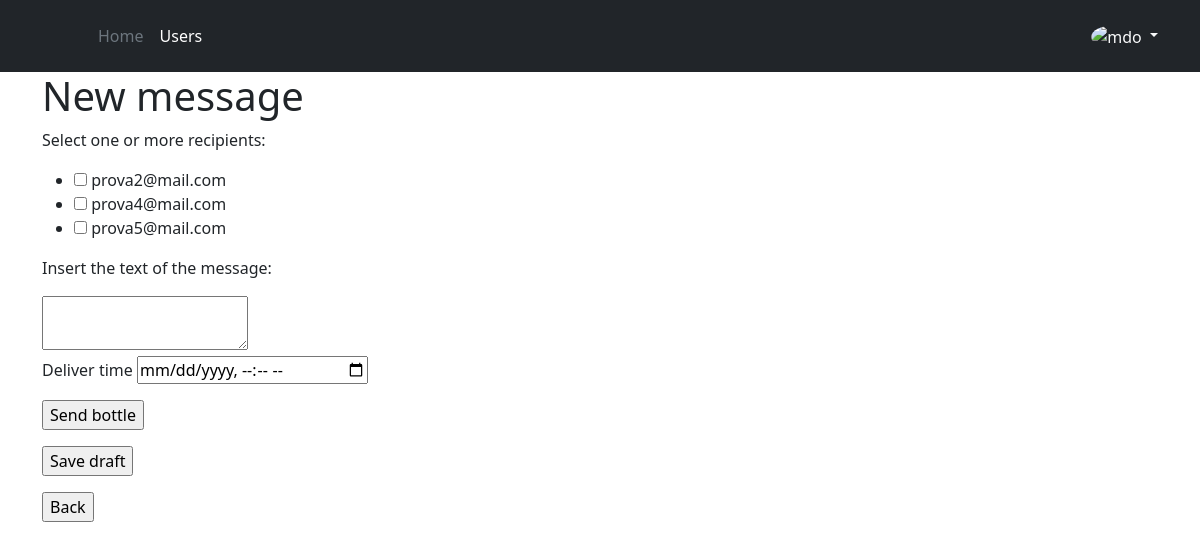
/new_message (signed in), run on an earlier commit of the app's database.
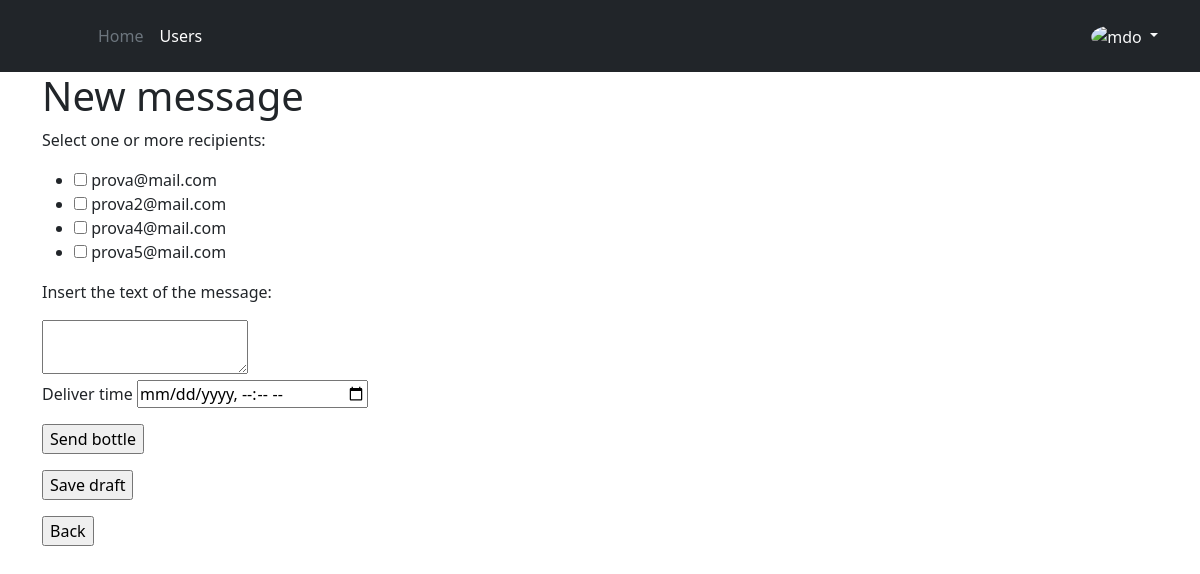
And on a later commit of the database.
### monolith/database.py (models this page shows, shortened)
class User(db.Model):
    __tablename__ = 'user'
    id = db.Column(db.Integer, primary_key=True, autoincrement=True)
    email = db.Column(db.Unicode(128), unique=True, nullable=False)
    firstname = db.Column(db.Unicode(128))
    lastname = db.Column(db.Unicode(128))
    password = db.Column(db.Unicode(128))
    date_of_birth = db.Column(db.Date)
    is_active = db.Column(db.Boolean, default=True)
    is_admin = db.Column(db.Boolean, default=False)
    is_anonymous = False
    has_picture = db.Column(db.Boolean, default=False)  # has the user a personal profile picture
    '''
    TODO 2nd priority stuffs
    lottery_points = db.Column(db.integer, default=0)
    content_filter_enabled = db.Column(db.Boolean, default=False)
    '''
    sent_messages = db.relationship('Message', backref='sender', lazy=True)
    received_messages = db.relationship('Message_Recipient', backref='recipient', lazy=True)
    reported_messages = db.relationship('Report', backref='reporter', lazy=True)
    @property
    def is_authenticated(self):
        return self._authenticated

### monolith/views/messages.py (the view, shortened to what this page needs)
@messages.route('/new_message', methods=['POST', 'GET'])
def new_message():
    if current_user is not None and hasattr(current_user, 'id'):
        msg_logic = MessageLogic()
        if request.method == 'GET':
            form = MessageForm()
            form.recipients.choices = msg_logic.get_list_of_recipients_email(current_user.id)
            single_recipient = request.args.get('single_recipient') # used to set a checkbox as checked if the recipient is choosen from the recipient list page
            return render_template('new_message.html', form=form, single_recipient=single_recipient)
        else:
            raise RuntimeError('This should not happen!')
    else: # user not logged
        return redirect('/login') # TODO print an error

### monolith/forms.py
class MessageForm(FlaskForm):
    recipients = MultiCheckboxField('recipients', choices=[]) # TODO write javascript script that set/remove the required attribute from the checkist
    content = f.TextAreaField('content', validators=[DataRequired()])
    deliver_time = f.DateTimeField('deliver_time', validators=[DataRequired()], format="%d-%m-%Y, %H:%M")

### monolith/auth.py (called while the page is built)
@login_manager.user_loader
def load_user(user_id):
    user = User.query.get(user_id)
    if user is not None:
        user._authenticated = True
    return user

### monolith/list_logic.py (called while the page is built, shortened)
    def retrieving_users(self, id):
        all_users = db.session.query(User).where(User.is_admin == False).where(User.id != id).where(User.is_active != False)
        return [a for a in all_users]

    def retrieving_users_in_blacklist(self, id):
        blacklist = db.session.query(Blacklist).where(or_(Blacklist.blocking_user_id == id, Blacklist.blocked_user_id == id))
        return [b for b in blacklist]

    def retrieving_recipients(self, id):
        all_users = self.retrieving_users(id)
        blacklist = self.retrieving_users_in_blacklist(id)
        return all_users

### monolith/templates/new_message.html (shortened to what this page needs)
{% extends "layout.html" %}
{% block content %}
<h1>New message</h1>
<form method="post">
    <p> Select one or more recipients:</p>
    <ul>
      {% for checkbox in form.recipients %}
      <li>
        {% if checkbox.data == single_recipient %}
          <input type="checkbox" name="recipients" value={{checkbox.data}} checked>
        {% else %}
            {{ checkbox }}
        {% endif %}
        {{ checkbox.data }}
      </li>
      {% endfor %}
    </ul>
    <p> Insert the text of the message:</p>
    {{ form.content }}
    <p>
      <label for="deliver_time">Deliver time</label>
      <input type="datetime-local" id="deliver_time" name="deliver_time">
    </p>
    <p>
      <input type="submit" name="submit" value="Send bottle"></input>
    </p>
    <p>
      <input type="submit" name="submit" value="Save draft"></input>
    </p>
</form>
<form method="get" action="/">
  <input type="submit" value="Back"></input>
</form>
{% endblock %}

What changed in the data, as far as the page shows it:
now on this page (row edited): User: data "prova@mail.com"
